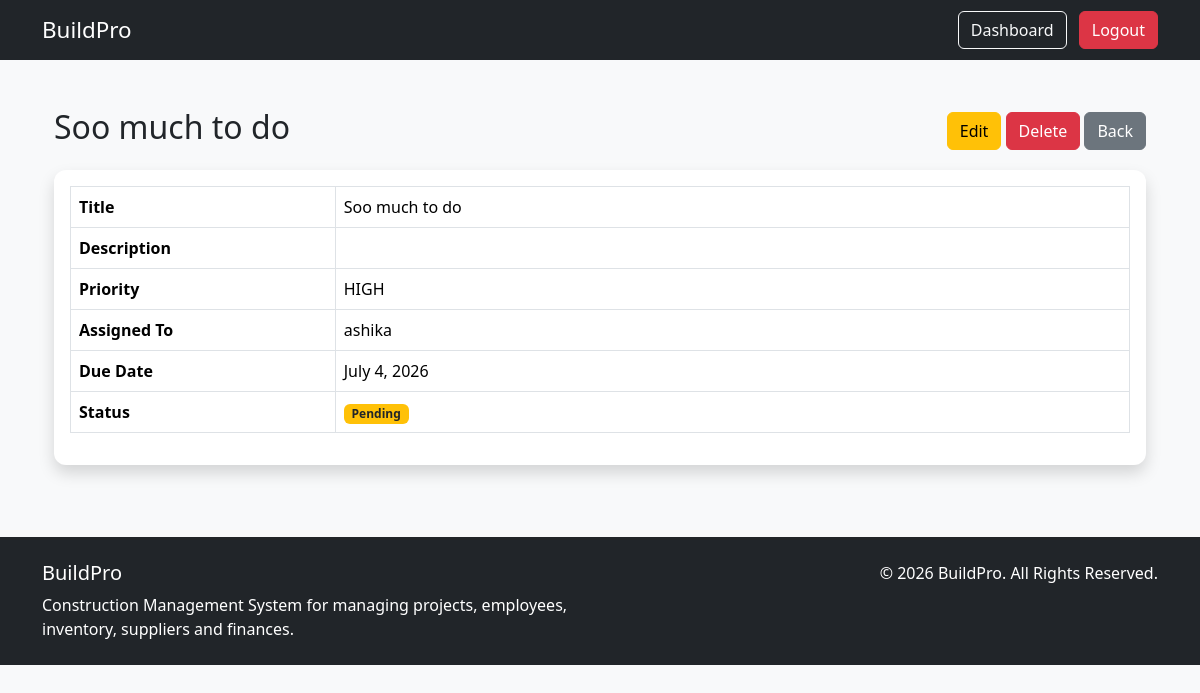
Screenshot of /projects/3/tasks/2/ (signed in) with the database file from the repository.
### projects/models.py (models this page shows, shortened)
class Task(models.Model):
    PRIORITY_CHOICES = [
        ("LOW", "Low"),
        ("MEDIUM", "Medium"),
        ("HIGH", "High"),
    ]
    project = models.ForeignKey(Project,on_delete=models.CASCADE,related_name="tasks")
    title = models.CharField(max_length=200,)
    description = models.TextField(blank=True)
    assigned_to = models.ForeignKey(User,on_delete=models.SET_NULL,null=True,blank=True)
    priority = models.CharField(max_length=10,choices=PRIORITY_CHOICES,default="MEDIUM")
    is_completed = models.BooleanField(default=False)
    due_date = models.DateField()
    created_at = models.DateTimeField(auto_now_add=True)
    updated_at = models.DateTimeField(auto_now=True)

### projects/views.py (the view)
# urls.py: path("projects/<int:project_id>/tasks/<int:pk>/",views.task_detail,name="task_detail",),
@login_required
def task_detail(request, project_id, pk):
    project = get_object_or_404(Project, pk=project_id)
    task = get_object_or_404(Task,pk=pk,project=project,)
    context = {"project": project,"task": task,}
    return render(request,"Task/task_detail.html",context,)

### projects/templates/Task/task_detail.html (shortened to what this page needs)
{% extends "base.html" %}
{% block content %}
<div class="container mt-4">
    <div class="d-flex justify-content-between align-items-center mb-3">
        <h2>{{ task.title }}</h2>
        <div>
            <a href="{% url 'task_update' project.id task.id %}"
               class="btn btn-warning">
                Edit
            </a>
              <a href="{% url 'task_delete' project.id task.id %}"
               class="btn btn-danger">
                Delete
            </a>
            <a href="{% url 'task_list' project.id %}"
               class="btn btn-secondary">
                Back
            </a>
        </div>
    </div>
    <div class="card shadow">
        <div class="card-body">
            <table class="table table-bordered">
                <tr>
                    <th width="25%">Title</th>
                    <td>{{ task.title }}</td>
                </tr>
                <tr>
                    <th>Description</th>
                    <td>{{ task.description|linebreaks }}</td>
                </tr>
                <tr>
                    <th>Priority</th>
                    <td>{{ task.priority }}</td>
                </tr>
                <tr>
                    <th>Assigned To</th>
                    <td>{{ task.assigned_to }}</td>
                </tr>
                <tr>
                    <th>Due Date</th>
                    <td>{{ task.due_date }}</td>
                </tr>
                <tr>
                    <th>Status</th>
                    <td>
                        {% if task.is_completed %}
                            <span class="badge bg-success">
                                Completed
                            </span>
                        {% else %}
                            <span class="badge bg-warning text-dark">
                                Pending
                            </span>
                        {% endif %}
                    </td>
                </tr>
            </table>
        </div>
    </div>
</div>
{% endblock %}

### static/css/styles.css (style rules this page uses)
body { font-family: "Segoe UI", sans-serif; }
.card { border:none; border-radius:12px; }

### rows the page displays
Task: title "Soo much to do", priority "HIGH", assigned_to "ashika", due_date "July 4, 2026"
